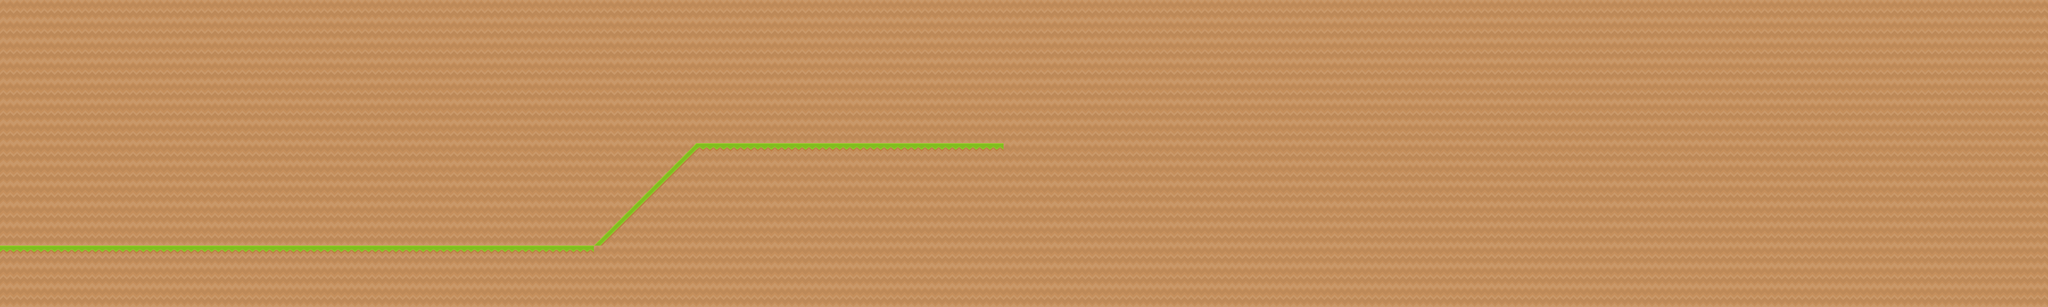

Tiled map render using the project's own tile images. Description and the map definition, with tile-layer contents summarised, below:
An orthogonal 100x15 tile map with 128x128 px tiles, 2 tile layers (Background, Tile Layer 1) and 3 objects.

<map version="1.0" orientation="orthogonal" renderorder="right-down" width="100" height="15" tilewidth="128" tileheight="128" nextobjectid="10">
 <tileset firstgid="1" name="Ground" tilewidth="128" tileheight="128" tilecount="128">
  <image source="spritesheet_ground.png" width="1024" height="2048" />
 </tileset>
 <objectgroup name="Object Layer 1">
  <object id="5" x="12.2324" y="1553.52" width="4171.25" height="360.856" />
  <object id="6" x="12.2324" y="12.2324" width="4177.37" height="140.673" />
  <object id="9" x="4813.46" y="-458.716" width="2055.05" height="3131.5" />
 </objectgroup>
 <layer name="Background" width="100" height="15">
  <data>[1500 cells, 1500 non-empty, 1 distinct tile ids]</data>
 </layer>
 <layer name="Tile Layer 1" width="100" height="15">
  <data>[1500 cells, 162 non-empty, 4 distinct tile ids]</data>
 </layer>
</map>
